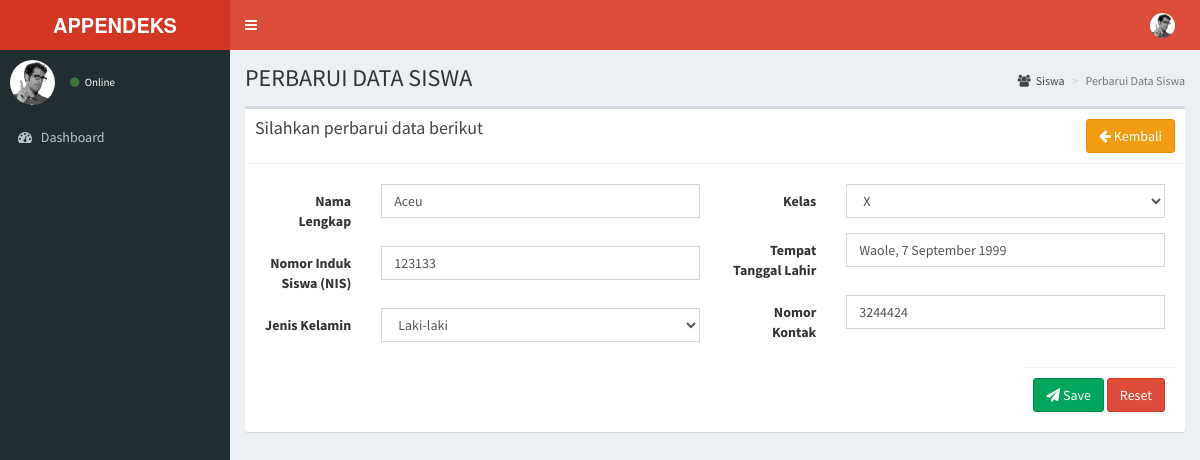
/siswa/edit/1, run on the app's committed database.
### tables this page shows
CREATE TABLE `siswa` (
  `id_level` int(2) NOT NULL DEFAULT 3,
  `id_siswa` int(3) NOT NULL,
  `nama_siswa` varchar(30) NOT NULL,
  `nis` varchar(20) NOT NULL,
  `jenis_kelamin` enum('Laki-laki','Perempuan') NOT NULL,
  `kelas` enum('X','XI','XII') NOT NULL,
  `ttl` text NOT NULL,
  `no_hp` int(13) NOT NULL,
  `username` varchar(10) NOT NULL,
  `password` text NOT NULL
);

### application/libraries/Template.php (called while the page is built)
<?php
class Template {
    var $template_data = array();
    function set($name, $value) {
        $this->template_data[$name] = $value;
    }
    function load($template = '', $view = '', $view_data = array(), $return = FALSE) {
        $this->CI = &get_instance();
        $this->set('contents', $this->CI->load->view($view, $view_data, TRUE));
        return $this->CI->load->view($template, $this->template_data, $return);
    }
}

### application/controllers/Siswa.php (called while the page is built, shortened)
<?php
class Siswa extends CI_Controller {
    public function edit($id) {
        $this->form_validation->set_rules('nama_siswa', 'Nama', 'required|min_length[3]');
        $this->form_validation->set_rules('nis', 'Nis', 'required');
        $this->form_validation->set_rules('jenis_kelamin', 'Jenis Kelamin', 'required');
        $this->form_validation->set_rules('kelas', 'Kelas', 'required');
        $this->form_validation->set_rules('ttl', 'TTL', 'required');
        $this->form_validation->set_rules('no_hp', 'No Hp', 'required');
        $this->form_validation->set_message('required', '%s tidak boleh kosong');
        $this->form_validation->set_message('min_length', '{field} minimal 3 karakter');
        $this->form_validation->set_message('is_unique', '{field} telah digunakan');
        $this->form_validation->set_error_delimiters('<span class="help-block">', '</span>');
        if ($this->form_validation->run() == FALSE) {
            $query = $this->siswa_model->get($id);
            if ($query->num_rows() > 0) {
                $data['row'] = $query->row();
                $this->template->load('template', 'siswa/siswa_edit', $data);
            } else {
                echo "<script>alert('data tidak ditemukan');</script>";
                redirect('siswa');
            }
        } else {
            $post = $this->input->post(null, TRUE);
            $this->siswa_model->edit($post);
            if ($this->db->affected_rows() > 0) { echo "<script>alert('data berhasil di simpan');</script>"; }
            redirect('siswa');
        }
    }
}

### index.php (called while the page is built, shortened)
<?php
require_once BASEPATH.'core/CodeIgniter.php';

### application/models/Siswa_model.php (called while the page is built, shortened)
<?php
class Siswa_model extends CI_Model {
    public function get($id = null) {
        $this->db->from('siswa')->join('level', 'level.id_level = siswa.id_level');
        if ($id != null) { $this->db->where('id_siswa', $id); }
        $query = $this->db->get();
        return $query;
    }
}

### application/views/siswa/siswa_edit.php (the view, shortened to what this page needs)
<section class="content-header">
    <h1>PERBARUI DATA SISWA</h1>
    <ol class="breadcrumb">
        <li><a href="#"><i class="fa fa-users"></i>Siswa</a></li>
        <li class="active">Perbarui Data Siswa</li>
    </ol>
</section>
<section class="content">
    <div class="box">
        <div class="box-header with-border">
            <h3 class="box-title">Silahkan perbarui data berikut</h3>
            <div class="pull-right"><a href="<?= site_url('siswa') ?>" class="btn btn-warning"><i class="fa fa-arrow-left"></i> Kembali</a></div>
        </div>
        <div class="box-body">
            <form class="form-horizontal" action="" method="post">
                <div class="box-body">
                    <div class="row">
                        <div class="col-md-6">
                            <div class="form-group  <?= form_error('nama_siswa') ? 'has-error' : null ?>">
                                <label class="col-sm-3 control-label">Nama Lengkap</label>
                                <div class="col-sm-9">
                                    <input type="text" name="nama_siswa" value="<?= $row->nama_siswa; set_value('nama_siswa'); ?>" class="form-control">
                                </div>
                            </div>
                            <div class="form-group <?= form_error('nis') ? 'has-error' : null ?>">
                                <label class="col-sm-3 control-label">Nomor Induk Siswa (NIS)</label>
                                <div class="col-sm-9">
                                    <input type="number" name="nis" value="<?= $row->nis; set_value('nis') ?>" class="form-control">
                                </div>
                            </div>
                            <div class="form-group <?= form_error('jenis_kelamin') ? 'has-error' : null ?>">
                                <label class="col-sm-3 control-label">Jenis Kelamin</label>
                                <div class="col-sm-9">
                                    <select name="jenis_kelamin" value="<?= $row->jenis_kelamin; set_value('jenis_kelamin') ?>" class="form-control">
                                        <option value="Laki-laki" <?=( ($row->jenis_kelamin=='Laki-laki') ? 'selected' : '');?>>Laki-laki</option>
                                    </select>
                                </div>
                            </div>
                        </div>
                        <div class="col-md-6">
                            <div class="form-group <?= form_error('kelas') ? 'has-error' : null ?>">
                                <label class="col-sm-3 control-label">Kelas</label>
                                <div class="col-sm-9">
                                    <select name="kelas" value="<?= $row->kelas; set_value('kelas') ?>" class="form-control">
                                        <option value="X" <?=( ($row->kelas=='X') ? 'selected' : '');?>>X</option>
                                    </select>
                                </div>
                            </div>
                            <div class="form-group <?= form_error('ttl') ? 'has-error' : null ?>">
                                <label class="col-sm-3 control-label">Tempat Tanggal Lahir</label>
                                <div class="col-sm-9">
                                    <input type="text" name="ttl" value="<?= $row->ttl; set_value('ttl') ?>" class="form-control">
                                </div>
                            </div>
                            <div class="form-group <?= form_error('no_hp') ? 'has-error' : null ?>">
                                <label class="col-sm-3 control-label">Nomor Kontak</label>
                                <div class="col-sm-9">
                                    <input type="number" name="no_hp" value="<?= $row->no_hp; set_value('no_hp') ?>" class="form-control">
                                </div>
                            </div>
                            </div>
                    </div>
                </div>
                <div class="box-footer pull-right">
                    <button type="submit" class="btn btn-success"><i class="fa fa-paper-plane"></i> Save</button>
                    <button type="reset" class="btn btn-danger"> Reset</button>
                </div>
            </form>
        </div>
    </div>
</section>

### data on the page
siswa: nama_siswa "Aceu", nis "123133", jenis_kelamin "Laki-laki", kelas "X", ttl "Waole, 7 September 1999", no_hp "3244424"
